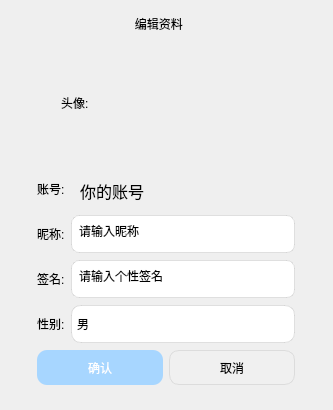
<?xml version="1.0" encoding="UTF-8"?>
<ui version="4.0">
 <class>ChangeInformation</class>
 <widget class="QDialog" name="ChangeInformation">
  <property name="geometry">
   <rect>
    <x>0</x>
    <y>0</y>
    <width>333</width>
    <height>410</height>
   </rect>
  </property>
  <property name="contextMenuPolicy">
   <enum>Qt::ContextMenuPolicy::NoContextMenu</enum>
  </property>
  <property name="windowTitle">
   <string>Dialog</string>
  </property>
  <property name="styleSheet">
   <string notr="true">border:none</string>
  </property>
  <layout class="QGridLayout" name="gridLayout">
   <item row="0" column="0">
    <layout class="QHBoxLayout" name="horizontalLayout">
     <item>
      <widget class="QLabel" name="label">
       <property name="sizePolicy">
        <sizepolicy hsizetype="Expanding" vsizetype="Preferred">
         <horstretch>0</horstretch>
         <verstretch>0</verstretch>
        </sizepolicy>
       </property>
       <property name="styleSheet">
        <string notr="true">font: 700 11pt &quot;Microsoft YaHei UI&quot;;</string>
       </property>
       <property name="text">
        <string>     编辑资料</string>
       </property>
       <property name="alignment">
        <set>Qt::AlignmentFlag::AlignCenter</set>
       </property>
      </widget>
     </item>
     <item>
      <widget class="QPushButton" name="but_cancelwindow">
        <property name="sizePolicy">
         <sizepolicy hsizetype="Fixed" vsizetype="Fixed">
          <horstretch>0</horstretch>
          <verstretch>0</verstretch>
         </sizepolicy>
        </property>
        <property name="minimumSize">
         <size>
          <width>26</width>
          <height>26</height>
         </size>
        </property>
        <property name="maximumSize">
         <size>
          <width>26</width>
          <height>26</height>
         </size>
        </property>
        <property name="cursor">
         <cursorShape>PointingHandCursor</cursorShape>
        </property>
        <property name="mouseTracking">
         <bool>true</bool>
        </property>
        <property name="styleSheet">
         <string notr="true"/>
        </property>
        <property name="text">
         <string/>
        </property>
        <property name="iconSize">
         <size>
          <width>12</width>
          <height>12</height>
         </size>
        </property>
        <property name="autoDefault">
         <bool>false</bool>
        </property>
       </widget>
     </item>
    </layout>
   </item>
   <item row="1" column="0">
    <widget class="QFrame" name="frame_message">
     <property name="sizePolicy">
      <sizepolicy hsizetype="Expanding" vsizetype="Minimum">
       <horstretch>0</horstretch>
       <verstretch>210</verstretch>
      </sizepolicy>
     </property>
     <property name="minimumSize">
      <size>
       <width>0</width>
       <height>210</height>
      </size>
     </property>
     <property name="styleSheet">
      <string notr="true">border-radius: 10px;
border: none;
</string>
     </property>
     <property name="frameShape">
      <enum>QFrame::Shape::StyledPanel</enum>
     </property>
     <property name="frameShadow">
      <enum>QFrame::Shadow::Raised</enum>
     </property>
     <layout class="QGridLayout" name="gridLayout_2">
      <item row="1" column="0">
       <layout class="QHBoxLayout" name="horizontalLayout_6">
        <item>
         <widget class="QLabel" name="lab_account">
          <property name="sizePolicy">
           <sizepolicy hsizetype="Maximum" vsizetype="Maximum">
            <horstretch>0</horstretch>
            <verstretch>0</verstretch>
           </sizepolicy>
          </property>
          <property name="contextMenuPolicy">
           <enum>Qt::ContextMenuPolicy::NoContextMenu</enum>
          </property>
          <property name="styleSheet">
           <string notr="true">font: 12pt &quot;Microsoft YaHei UI&quot;;
border:none;
color:black;
</string>
          </property>
          <property name="text">
           <string>账号:</string>
          </property>
         </widget>
        </item>
        <item>
         <widget class="QTextEdit" name="textEdit_account">
          <property name="sizePolicy">
           <sizepolicy hsizetype="Fixed" vsizetype="Fixed">
            <horstretch>0</horstretch>
            <verstretch>0</verstretch>
           </sizepolicy>
          </property>
          <property name="minimumSize">
           <size>
            <width>224</width>
            <height>38</height>
           </size>
          </property>
          <property name="maximumSize">
           <size>
            <width>224</width>
            <height>38</height>
           </size>
          </property>
          <property name="contextMenuPolicy">
           <enum>Qt::ContextMenuPolicy::NoContextMenu</enum>
          </property>
          <property name="styleSheet">
           <string notr="true">font: 12pt &quot;Microsoft YaHei UI&quot;;
background: rgba(255, 255, 255, 0); 
border: none;
border-radius: 8px;
padding:5px;
</string>
          </property>
          <property name="verticalScrollBarPolicy">
           <enum>Qt::ScrollBarPolicy::ScrollBarAlwaysOff</enum>
          </property>
          <property name="horizontalScrollBarPolicy">
           <enum>Qt::ScrollBarPolicy::ScrollBarAlwaysOff</enum>
          </property>
          <property name="readOnly">
           <bool>true</bool>
          </property>
          <property name="html">
           <string>&lt;!DOCTYPE HTML PUBLIC &quot;-//W3C//DTD HTML 4.0//EN&quot; &quot;http://www.w3.org/TR/REC-html40/strict.dtd&quot;&gt;
&lt;html&gt;&lt;head&gt;&lt;meta name=&quot;qrichtext&quot; content=&quot;1&quot; /&gt;&lt;meta charset=&quot;utf-8&quot; /&gt;&lt;style type=&quot;text/css&quot;&gt;
p, li { white-space: pre-wrap; }
hr { height: 1px; border-width: 0; }
li.unchecked::marker { content: &quot;\2610&quot;; }
li.checked::marker { content: &quot;\2612&quot;; }
&lt;/style&gt;&lt;/head&gt;&lt;body style=&quot; font-family:'Microsoft YaHei UI'; font-size:12pt; font-weight:400; font-style:normal;&quot;&gt;
&lt;p style=&quot; margin-top:0px; margin-bottom:0px; margin-left:0px; margin-right:0px; -qt-block-indent:0; text-indent:0px;&quot;&gt;你的账号&lt;/p&gt;&lt;/body&gt;&lt;/html&gt;</string>
          </property>
         </widget>
        </item>
       </layout>
      </item>
      <item row="4" column="0">
       <layout class="QHBoxLayout" name="horizontalLayout_4">
        <item>
         <widget class="QLabel" name="lab_sex">
          <property name="sizePolicy">
           <sizepolicy hsizetype="Maximum" vsizetype="Maximum">
            <horstretch>0</horstretch>
            <verstretch>0</verstretch>
           </sizepolicy>
          </property>
          <property name="contextMenuPolicy">
           <enum>Qt::ContextMenuPolicy::NoContextMenu</enum>
          </property>
          <property name="styleSheet">
           <string notr="true">font: 12pt &quot;Microsoft YaHei UI&quot;;
border:none;
color:black;
</string>
          </property>
          <property name="text">
           <string>性别:</string>
          </property>
         </widget>
        </item>
         <item>
          <widget class="QPushButton" name="but_sex">
           <property name="sizePolicy">
            <sizepolicy hsizetype="Preferred" vsizetype="Maximum">
             <horstretch>0</horstretch>
             <verstretch>0</verstretch>
            </sizepolicy>
           </property>
           <property name="minimumSize">
            <size>
             <width>224</width>
             <height>38</height>
            </size>
           </property>
           <property name="maximumSize">
            <size>
             <width>224</width>
             <height>38</height>
            </size>
           </property>
           <property name="cursor">
            <cursorShape>PointingHandCursor</cursorShape>
           </property>
           <property name="contextMenuPolicy">
            <enum>Qt::ContextMenuPolicy::NoContextMenu</enum>
           </property>
           <property name="styleSheet">
            <string notr="true">QPushButton {
    font: 12pt "Microsoft YaHei UI";
    border: 1px solid rgba(0, 0, 0, 0.1);
    border-radius: 10px;
    color: black;
    padding: 5px;
    text-align: left;
    background: white;
}
QPushButton:hover {
    background-color: rgb(235, 235, 235);
}
QPushButton:pressed {
    background-color: rgb(220, 220, 220);
}</string>
           </property>
           <property name="text">
            <string>男</string>
           </property>
          </widget>
         </item>
       </layout>
      </item>
      <item row="2" column="0">
       <layout class="QHBoxLayout" name="horizontalLayout_3">
        <item>
         <widget class="QLabel" name="lab_nickname">
          <property name="sizePolicy">
           <sizepolicy hsizetype="Maximum" vsizetype="Maximum">
            <horstretch>0</horstretch>
            <verstretch>0</verstretch>
           </sizepolicy>
          </property>
          <property name="contextMenuPolicy">
           <enum>Qt::ContextMenuPolicy::NoContextMenu</enum>
          </property>
          <property name="styleSheet">
           <string notr="true">font: 12pt &quot;Microsoft YaHei UI&quot;;
border:none;
color:black;
</string>
          </property>
          <property name="text">
           <string>昵称:</string>
          </property>
         </widget>
        </item>
        <item>
         <widget class="LineMessage" name="line_nickname">
          <property name="sizePolicy">
           <sizepolicy hsizetype="Expanding" vsizetype="Maximum">
            <horstretch>0</horstretch>
            <verstretch>0</verstretch>
           </sizepolicy>
          </property>
          <property name="minimumSize">
           <size>
            <width>224</width>
            <height>38</height>
           </size>
          </property>
          <property name="maximumSize">
           <size>
            <width>224</width>
            <height>38</height>
           </size>
          </property>
          <property name="focusPolicy">
           <enum>Qt::FocusPolicy::ClickFocus</enum>
          </property>
          <property name="contextMenuPolicy">
           <enum>Qt::ContextMenuPolicy::NoContextMenu</enum>
          </property>
          <property name="styleSheet">
           <string notr="true">font: 12pt &quot;Microsoft YaHei UI&quot;;
border: 1px solid rgba(0, 0, 0, 0.1);
border-radius: 8px;
padding:5px;

</string>
          </property>
          <property name="text">
           <string>请输入昵称</string>
          </property>
          <property name="maxLength">
           <number>5</number>
          </property>
         </widget>
        </item>
       </layout>
      </item>
      <item row="3" column="0">
       <layout class="QHBoxLayout" name="horizontalLayout_5">
        <item>
         <widget class="QLabel" name="lab_sig">
          <property name="sizePolicy">
           <sizepolicy hsizetype="Maximum" vsizetype="Maximum">
            <horstretch>0</horstretch>
            <verstretch>0</verstretch>
           </sizepolicy>
          </property>
          <property name="contextMenuPolicy">
           <enum>Qt::ContextMenuPolicy::NoContextMenu</enum>
          </property>
          <property name="styleSheet">
           <string notr="true">font: 12pt &quot;Microsoft YaHei UI&quot;;
border:none;
color:black;
</string>
          </property>
          <property name="text">
           <string>签名:</string>
          </property>
         </widget>
        </item>
        <item>
         <widget class="LineMessage" name="line_sig">
          <property name="sizePolicy">
           <sizepolicy hsizetype="Expanding" vsizetype="Maximum">
            <horstretch>0</horstretch>
            <verstretch>0</verstretch>
           </sizepolicy>
          </property>
          <property name="minimumSize">
           <size>
            <width>224</width>
            <height>38</height>
           </size>
          </property>
          <property name="maximumSize">
           <size>
            <width>224</width>
            <height>38</height>
           </size>
          </property>
          <property name="focusPolicy">
           <enum>Qt::FocusPolicy::ClickFocus</enum>
          </property>
          <property name="contextMenuPolicy">
           <enum>Qt::ContextMenuPolicy::NoContextMenu</enum>
          </property>
          <property name="styleSheet">
           <string notr="true">font: 12pt &quot;Microsoft YaHei UI&quot;;
border: 1px solid rgba(0, 0, 0, 0.1);
border-radius: 8px;
padding:5px;</string>
          </property>
          <property name="text">
           <string>请输入个性签名</string>
          </property>
          <property name="maxLength">
           <number>12</number>
          </property>
         </widget>
        </item>
       </layout>
      </item>
      <item row="0" column="0">
       <layout class="QVBoxLayout" name="layout_frame">
        <item>
         <layout class="QHBoxLayout" name="horizontalLayout_2">
          <item>
           <widget class="QLabel" name="label_4">
            <property name="sizePolicy">
             <sizepolicy hsizetype="Fixed" vsizetype="Fixed">
              <horstretch>0</horstretch>
              <verstretch>0</verstretch>
             </sizepolicy>
            </property>
            <property name="minimumSize">
             <size>
              <width>80</width>
              <height>80</height>
             </size>
            </property>
            <property name="maximumSize">
             <size>
              <width>47</width>
              <height>100</height>
             </size>
            </property>
            <property name="contextMenuPolicy">
             <enum>Qt::ContextMenuPolicy::NoContextMenu</enum>
            </property>
            <property name="styleSheet">
             <string notr="true">font: 12pt &quot;Microsoft YaHei UI&quot;;
border: none;;
color:black;
</string>
            </property>
            <property name="text">
             <string>头像:</string>
            </property>
           </widget>
          </item>
          <item>
           <widget class="LabelChooseAva" name="lab_avator">
            <property name="sizePolicy">
             <sizepolicy hsizetype="Fixed" vsizetype="Fixed">
              <horstretch>0</horstretch>
              <verstretch>0</verstretch>
             </sizepolicy>
            </property>
            <property name="minimumSize">
             <size>
              <width>100</width>
              <height>100</height>
             </size>
            </property>
            <property name="maximumSize">
             <size>
              <width>100</width>
              <height>100</height>
             </size>
            </property>
            <property name="cursor">
             <cursorShape>PointingHandCursor</cursorShape>
            </property>
            <property name="contextMenuPolicy">
             <enum>Qt::ContextMenuPolicy::NoContextMenu</enum>
            </property>
            <property name="styleSheet">
             <string notr="true"/>
            </property>
            <property name="text">
             <string/>
            </property>
           </widget>
          </item>
         </layout>
        </item>
        <item>
         <spacer name="verticalSpacer">
          <property name="orientation">
           <enum>Qt::Orientation::Vertical</enum>
          </property>
          <property name="sizeType">
           <enum>QSizePolicy::Policy::Fixed</enum>
          </property>
          <property name="sizeHint" stdset="0">
           <size>
            <width>20</width>
            <height>10</height>
           </size>
          </property>
         </spacer>
        </item>
       </layout>
      </item>
      <item row="5" column="0">
       <layout class="QHBoxLayout" name="horizontalLayout_7">
        <item>
         <widget class="QPushButton" name="but_yes">
          <property name="enabled">
           <bool>false</bool>
          </property>
          <property name="minimumSize">
           <size>
            <width>0</width>
            <height>35</height>
           </size>
          </property>
          <property name="cursor">
           <cursorShape>PointingHandCursor</cursorShape>
          </property>
          <property name="contextMenuPolicy">
           <enum>Qt::ContextMenuPolicy::NoContextMenu</enum>
          </property>
          <property name="styleSheet">
           <string notr="true">QPushButton {
    font: 12pt &quot;Microsoft YaHei UI&quot;;
    background-color: rgb(167, 214, 255); 
    color: white;
    border-radius: 10px;
}
</string>
          </property>
          <property name="text">
           <string>确认</string>
          </property>
         </widget>
        </item>
        <item>
         <widget class="QPushButton" name="but_no">
          <property name="minimumSize">
           <size>
            <width>0</width>
            <height>35</height>
           </size>
          </property>
          <property name="cursor">
           <cursorShape>PointingHandCursor</cursorShape>
          </property>
          <property name="contextMenuPolicy">
           <enum>Qt::ContextMenuPolicy::NoContextMenu</enum>
          </property>
          <property name="styleSheet">
           <string notr="true">QPushButton {
    font: 12pt 'Microsoft YaHei UI';
    background-color: rgb(240, 240, 240);
    color: black; 
    border: 0.5px solid rgb(220, 220, 220);
    border-radius: 10px;
}
QPushButton:hover {
    background-color: rgba(210, 210, 210, 0.7);
    color: black;
    border-radius: 10px;
}
QPushButton:pressed {
    background-color: rgba(200, 200, 200, 0.8);
    color: rgba(0, 0, 0, 0.9);
    border-radius: 10px;
}</string>
          </property>
          <property name="text">
           <string>取消</string>
          </property>
         </widget>
        </item>
       </layout>
      </item>
     </layout>
    </widget>
   </item>
  </layout>
 </widget>
 <customwidgets>
  <customwidget>
   <class>LineMessage</class>
   <extends>QLineEdit</extends>
   <header location="global">ChangeInformation.h</header>
  </customwidget>
  <customwidget>
   <class>LabelChooseAva</class>
   <extends>QLabel</extends>
   <header location="global">ChangeInformation.h</header>
  </customwidget>
 </customwidgets>
 <resources/>
 <connections/>
</ui>
